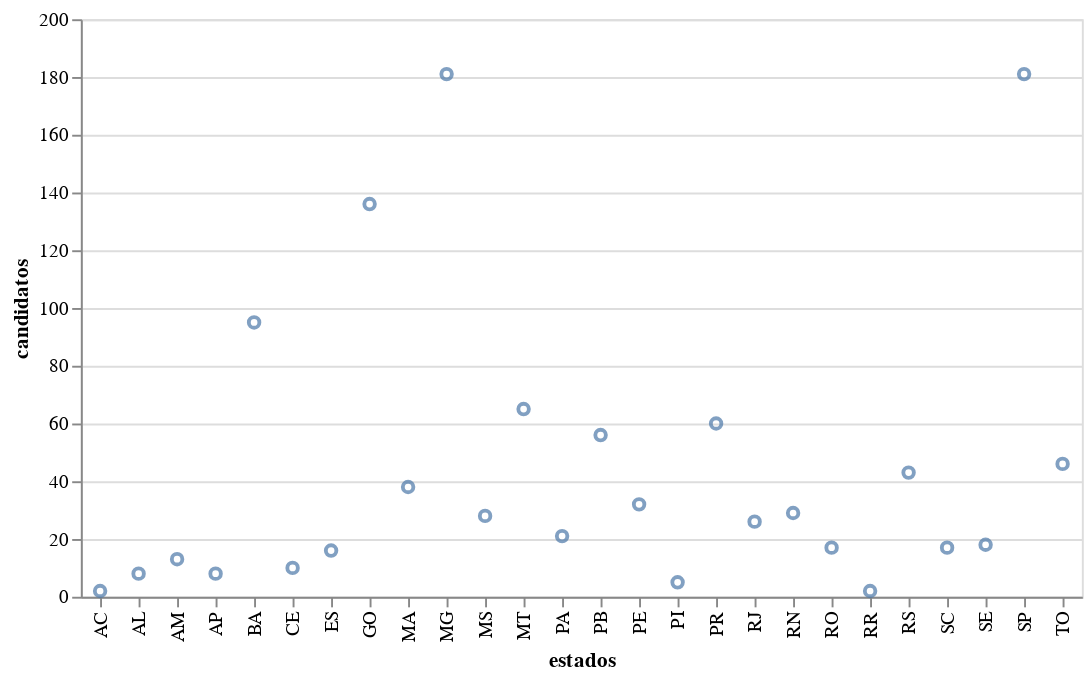

The notebook cell saved with this chart:
### Code cell
alt.Chart(dem_uf).mark_point().encode(
        alt.X('sigla_uf',
          title = 'estados'),
        alt.Y('cpf_candidato',
          title = 'candidatos'))

### Figure 1 — Vega-Lite specification as saved in the notebook (floating-point values rounded to 4 significant figures)
{"config": {"view": {"continuousWidth": 400, "continuousHeight": 300}}, "data": {"name": "data-5fff5c8f6e352975d369964184600826"}, "mark": "point", "encoding": {"x": {"type": "nominal", "field": "sigla_uf", "title": "estados"}, "y": {"type": "quantitative", "field": "cpf_candidato", "title": "candidatos"}}, "$schema": "https://vega.github.io/schema/vega-lite/v4.8.1.json", "datasets": {"data-5fff5c8f6e352975d369964184600826": [{"sigla_partido": "DEM", "sigla_uf": "AC", "cpf_candidato": 2}, {"sigla_partido": "DEM", "sigla_uf": "AL", "cpf_candidato": 8}, {"sigla_partido": "DEM", "sigla_uf": "AM", "cpf_candidato": 13}, {"sigla_partido": "DEM", "sigla_uf": "AP", "cpf_candidato": 8}, {"sigla_partido": "DEM", "sigla_uf": "BA", "cpf_candidato": 95}, {"sigla_partido": "DEM", "sigla_uf": "CE", "cpf_candidato": 10}, {"sigla_partido": "DEM", "sigla_uf": "ES", "cpf_candidato": 16}, {"sigla_partido": "DEM", "sigla_uf": "GO", "cpf_candidato": 136}, {"sigla_partido": "DEM", "sigla_uf": "MA", "cpf_candidato": 38}, {"sigla_partido": "DEM", "sigla_uf": "MG", "cpf_candidato": 181}, {"sigla_partido": "DEM", "sigla_uf": "MS", "cpf_candidato": 28}, {"sigla_partido": "DEM", "sigla_uf": "MT", "cpf_candidato": 65}, {"sigla_partido": "DEM", "sigla_uf": "PA", "cpf_candidato": 21}, {"sigla_partido": "DEM", "sigla_uf": "PB", "cpf_candidato": 56}, {"sigla_partido": "DEM", "sigla_uf": "PE", "cpf_candidato": 32}, {"sigla_partido": "DEM", "sigla_uf": "PI", "cpf_candidato": 5}, {"sigla_partido": "DEM", "sigla_uf": "PR", "cpf_candidato": 60}, {"sigla_partido": "DEM", "sigla_uf": "RJ", "cpf_candidato": 26}, {"sigla_partido": "DEM", "sigla_uf": "RN", "cpf_candidato": 29}, {"sigla_partido": "DEM", "sigla_uf": "RO", "cpf_candidato": 17}, {"sigla_partido": "DEM", "sigla_uf": "RR", "cpf_candidato": 2}, {"sigla_partido": "DEM", "sigla_uf": "RS", "cpf_candidato": 43}, {"sigla_partido": "DEM", "sigla_uf": "SC", "cpf_candidato": 17}, {"sigla_partido": "DEM", "sigla_uf": "SE", "cpf_candidato": 18}, {"sigla_partido": "DEM", "sigla_uf": "SP", "cpf_candidato": 181}, {"sigla_partido": "DEM", "sigla_uf": "TO", "cpf_candidato": 46}]}}
